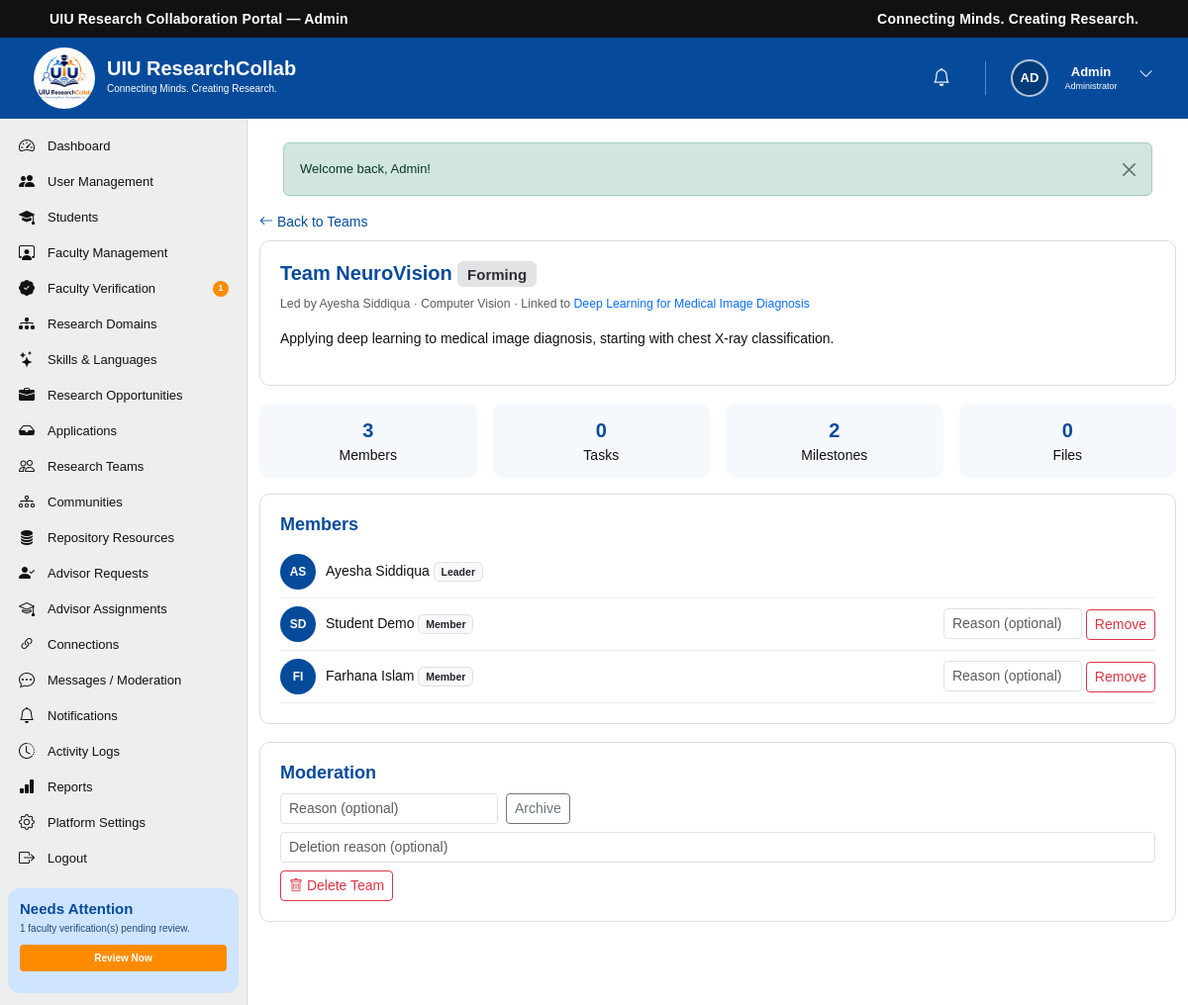
Screenshot of /admin/team-details.php?id=1 (signed in) with the database file from the repository.
### tables this page shows
CREATE TABLE `users` (
  `id` int(10) UNSIGNED NOT NULL,
  `name` varchar(100) NOT NULL,
  `email` varchar(150) NOT NULL,
  `password` varchar(255) NOT NULL,
  `role` enum('student','faculty','admin') NOT NULL DEFAULT 'student',
  `status` enum('active','inactive','suspended') NOT NULL DEFAULT 'active',
  `email_verified_at` datetime DEFAULT NULL,
  `last_login_at` datetime DEFAULT NULL,
  `created_at` timestamp NOT NULL DEFAULT current_timestamp(),
  `updated_at` timestamp NOT NULL DEFAULT current_timestamp() ON UPDATE current_timestamp()
);

CREATE TABLE `research_teams` (
  `id` int(10) UNSIGNED NOT NULL,
  `name` varchar(200) NOT NULL,
  `description` text DEFAULT NULL,
  `created_by` int(10) UNSIGNED NOT NULL,
  `opportunity_id` int(10) UNSIGNED DEFAULT NULL,
  `research_domain_id` int(10) UNSIGNED DEFAULT NULL,
  `team_size_limit` int(10) UNSIGNED DEFAULT 6,
  `status` enum('Forming','Active','Completed','Archived') DEFAULT 'Forming',
  `created_at` timestamp NOT NULL DEFAULT current_timestamp(),
  `updated_at` timestamp NOT NULL DEFAULT current_timestamp() ON UPDATE current_timestamp()
);

CREATE TABLE `research_domains` (
  `id` int(10) UNSIGNED NOT NULL,
  `name` varchar(150) NOT NULL,
  `description` text DEFAULT NULL,
  `icon` varchar(100) DEFAULT NULL,
  `created_at` timestamp NOT NULL DEFAULT current_timestamp(),
  `updated_at` timestamp NOT NULL DEFAULT current_timestamp() ON UPDATE current_timestamp()
);

CREATE TABLE `research_opportunities` (
  `id` int(10) UNSIGNED NOT NULL,
  `created_by` int(10) UNSIGNED NOT NULL,
  `title` varchar(250) NOT NULL,
  `description` text DEFAULT NULL,
  `problem_statement` text DEFAULT NULL,
  `requirements` text DEFAULT NULL,
  `project_type` varchar(100) DEFAULT NULL,
  `team_size_min` int(10) UNSIGNED DEFAULT 2,
  `team_size_max` int(10) UNSIGNED DEFAULT 6,
  `deadline` date DEFAULT NULL,
  `status` enum('Open','Closed','Draft','Completed') DEFAULT 'Open',
  `visibility` enum('Public','Community','Private') DEFAULT 'Public',
  `created_at` timestamp NOT NULL DEFAULT current_timestamp(),
  `updated_at` timestamp NOT NULL DEFAULT current_timestamp() ON UPDATE current_timestamp()
);

CREATE TABLE `team_members` (
  `id` int(10) UNSIGNED NOT NULL,
  `team_id` int(10) UNSIGNED NOT NULL,
  `user_id` int(10) UNSIGNED NOT NULL,
  `role` enum('Leader','Member') DEFAULT 'Member',
  `joined_at` timestamp NOT NULL DEFAULT current_timestamp(),
  `status` enum('Active','Left','Removed') DEFAULT 'Active'
);

### includes/functions.php (called while the page is built, shortened)
<?php
function e(?string $value): string
{
    return htmlspecialchars((string)$value, ENT_QUOTES, 'UTF-8');
}
function base_url(): string
{
    static $base = null;
    if ($base === null) {
        $root    = str_replace('\\', '/', rtrim(dirname(__DIR__), '/\\'));
        $docRoot = str_replace('\\', '/', rtrim($_SERVER['DOCUMENT_ROOT'] ?? '', '/\\'));
        $base    = ($docRoot !== '' && strpos($root, $docRoot) === 0) ? substr($root, strlen($docRoot)) : '';
    }
    return $base;
}
function url(string $path): string
{
    return base_url() . $path;
}
function initials(string $name): string
{
    $parts = array_filter(preg_split('/\s+/', trim($name)));
    $parts = array_values($parts);
    $first = mb_substr($parts[0], 0, 1);
    $last  = count($parts) > 1 ? mb_substr(end($parts), 0, 1) : '';
    return mb_strtoupper($first . $last);
}

### includes/auth.php (called while the page is built, shortened)
<?php
function current_user_id(): ?int
{
    return isset($_SESSION['user_id']) ? (int)$_SESSION['user_id'] : null;
}
function is_logged_in(): bool
{
    return isset($_SESSION['user_id']);
}
function current_user(): ?array
{
    static $cache = null;
    if ($cache === null) {
        $stmt = db()->prepare('SELECT * FROM users WHERE id = ? LIMIT 1');
        $stmt->execute([current_user_id()]);
        $cache = $stmt->fetch() ?: null;
    }
    return $cache;
}

### config/database.php (called while the page is built, shortened)
<?php
function db(): PDO
{
    static $pdo = null;
    if ($pdo === null) {
        $dsn = 'mysql:host=' . DB_HOST . ';dbname=' . DB_NAME . ';charset=' . DB_CHARSET;
        try {
            $pdo = new PDO($dsn, DB_USER, DB_PASS, [
                PDO::ATTR_ERRMODE            => PDO::ERRMODE_EXCEPTION,
                PDO::ATTR_DEFAULT_FETCH_MODE => PDO::FETCH_ASSOC,
                PDO::ATTR_EMULATE_PREPARES   => false,
            ]);
        } catch (PDOException $e) {
            error_log('Database connection failed: ' . $e->getMessage());
            http_response_code(500);
            die('Service temporarily unavailable. Please try again later.');
        }
    }
    return $pdo;
}

### includes/admin_guard.php (called while the page is built, shortened)
<?php
$currentUser = current_user();

### admin/team-details.php (the view, shortened to what this page needs)
<?php
require_once __DIR__ . '/../includes/admin_guard.php';
$pdo     = db();
$teamId  = validate_id($_GET['id'] ?? null);
$stmt = $pdo->prepare('SELECT rt.*, u.name AS creator_name, d.name AS domain_name FROM research_teams rt JOIN users u ON u.id = rt.created_by LEFT JOIN research_domains d ON d.id = rt.research_domain_id WHERE rt.id = ?');
$stmt->execute([$teamId]);
$team = $stmt->fetch();
$members = $pdo->prepare("SELECT tm.*, u.id AS user_id, u.name FROM team_members tm JOIN users u ON u.id = tm.user_id WHERE tm.team_id = ? AND tm.status='Active' ORDER BY FIELD(tm.role,'Leader','Member')");
$members->execute([$teamId]);
$members = $members->fetchAll();
$stmt2 = $pdo->prepare('SELECT COUNT(*) FROM team_tasks WHERE team_id = ?'); $stmt2->execute([$teamId]); $taskCount = (int)$stmt2->fetchColumn();
$stmt2 = $pdo->prepare('SELECT COUNT(*) FROM team_milestones WHERE team_id = ?'); $stmt2->execute([$teamId]); $milestoneCount = (int)$stmt2->fetchColumn();
$stmt2 = $pdo->prepare('SELECT COUNT(*) FROM team_files WHERE team_id = ?'); $stmt2->execute([$teamId]); $fileCount = (int)$stmt2->fetchColumn();
$oppLink = null;
if ($team['opportunity_id']) {
    $oppStmt = $pdo->prepare('SELECT id, title FROM research_opportunities WHERE id = ?');
    $oppStmt->execute([$team['opportunity_id']]);
    $oppLink = $oppStmt->fetch();
}
?>
<!DOCTYPE html>
<html lang="en">
<head>
    <link href="https://cdn.jsdelivr.net/npm/bootstrap@5.3.3/dist/css/bootstrap.min.css" rel="stylesheet">
    <link rel="stylesheet" href="https://cdn.jsdelivr.net/npm/bootstrap-icons@1.11.3/font/bootstrap-icons.min.css">
    <link rel="stylesheet" href="../CSS/dashboard.css">
</head>
<body>
<?php require __DIR__ . '/../includes/admin_header.php'; ?>
<?php require __DIR__ . '/../includes/admin_sidebar.php'; ?>
    <main class="dashboard-main">
        <a href="<?= e(url('/admin/teams.php')) ?>" class="d-inline-block mb-2" style="color:var(--uiu-blue);"><i class="bi bi-arrow-left"></i> Back to Teams</a>
        <div class="detail-card">
            <h1 style="font-size:20px;color:var(--uiu-blue);font-weight:700;"><?= e($team['name']) ?> <span class="badge bg-secondary-subtle text-secondary-emphasis"><?= e($team['status']) ?></span></h1>
            <p class="text-muted small">Led by <?= e($team['creator_name']) ?> &middot; <?= e($team['domain_name'] ?: 'No domain') ?><?php if ($oppLink): ?> &middot; Linked to <a href="<?= e(url('/admin/opportunity-details.php?id=' . $oppLink['id'])) ?>"><?= e($oppLink['title']) ?></a><?php endif; ?></p>
            <p><?= nl2br(e($team['description'] ?: 'No description.')) ?></p>
        </div>
        <div class="row g-3 mb-3">
            <div class="col-6 col-md-3"><div class="mini-stat"><strong><?= count($members) ?></strong>Members</div></div>
            <div class="col-6 col-md-3"><div class="mini-stat"><strong><?= $taskCount ?></strong>Tasks</div></div>
            <div class="col-6 col-md-3"><div class="mini-stat"><strong><?= $milestoneCount ?></strong>Milestones</div></div>
            <div class="col-6 col-md-3"><div class="mini-stat"><strong><?= $fileCount ?></strong>Files</div></div>
        </div>
        <div class="detail-card">
            <h2>Members</h2>
            <?php foreach ($members as $m): ?>
                <div class="member-row">
                    <span class="avatar-sm"><?= e(initials($m['name'])) ?></span>
                    <div class="flex-grow-1"><?= e($m['name']) ?> <span class="badge bg-light text-dark border"><?= e($m['role']) ?></span></div>
                    <?php if ($m['role'] !== 'Leader'): ?>
                    <form method="post" onsubmit="return confirm('Remove this member from the team?');">
                        <input type="text" name="reason" class="form-control form-control-sm d-inline-block" style="width:140px;" placeholder="Reason (optional)">
                        <button class="btn btn-sm btn-outline-danger">Remove</button>
                    </form>
                    <?php endif; ?>
                </div>
            <?php endforeach; ?>
        </div>
        <div class="detail-card">
            <h2>Moderation</h2>
            <form method="post" action="<?= e(url('/admin/teams.php')) ?>" class="d-flex flex-wrap gap-2 align-items-center mb-2">
                <input type="text" name="reason" class="form-control form-control-sm" style="max-width:220px;" placeholder="Reason (optional)">
                <?php if ($team['status'] !== 'Archived'): ?><button name="action" value="archive" class="btn btn-sm btn-outline-secondary">Archive</button><?php else: ?><button name="action" value="restore" class="btn btn-sm btn-outline-success">Restore</button><?php endif; ?>
            </form>
            <form method="post" action="<?= e(url('/admin/teams.php')) ?>" onsubmit="return confirm('Delete this team permanently? This cannot be undone.');">
                <input type="text" name="reason" class="form-control form-control-sm mb-2" placeholder="Deletion reason (optional)">
                <button class="btn btn-sm btn-outline-danger"><i class="bi bi-trash"></i> Delete Team</button>
            </form>
        </div>
    </main>
<?php require __DIR__ . '/../includes/footer.php'; ?>
</body>
</html>

### includes/admin_header.php (shortened to what this page needs)
<div class="top-bar">
    <div class="container-fluid">
        <div class="row align-items-center">
            <div class="col-6">
                <div class="portal-title">UIU Research Collaboration Portal — Admin</div>
            </div>
            <div class="col-6 text-end">
                <div class="portal-tagline">Connecting Minds. Creating Research.</div>
            </div>
        </div>
    </div>
</div>
<header class="dashboard-header">
    <div class="dashboard-header-left">
        <a href="<?= e(url('/admin/dashboard.php')) ?>" class="dashboard-logo-link">
            <img src="<?= e(url('/IMAGES/logo.jpg')) ?>" alt="UIU ResearchCollab Logo" class="dashboard-logo">
        </a>
        <div class="dashboard-brand">
            <h1>UIU ResearchCollab</h1>
            <p>Connecting Minds. Creating Research.</p>
        </div>
    </div>
    <div class="dashboard-header-right">
        <div class="header-icon notification-icon">
            <a href="<?= e(url('/admin/notifications.php')) ?>" aria-label="Notifications">
                <i class="bi bi-bell"></i>
            </a>
        </div>
        <div class="dropdown dashboard-user-dropdown">
            <button class="dashboard-user btn p-0 border-0 bg-transparent" type="button" data-bs-toggle="dropdown" aria-expanded="false" aria-label="User menu">
                <span class="user-avatar avatar-initials"><?= e(initials($currentUser['name'])) ?></span>
                <div class="user-information">
                    <h3 class="user-first-name"><?= e(explode(' ', trim($currentUser['name']))[0] ?? $currentUser['name']) ?></h3>
                    <p>Administrator</p>
                </div>
                <span class="user-dropdown-button"><i class="bi bi-chevron-down"></i></span>
            </button>
        </div>
    </div>
</header>
<div class="dashboard-wrapper">

### CSS/dashboard.css (style rules this page uses)
:root { --uiu-blue: #064b9b; --uiu-dark-blue: #003b7a; --uiu-light-blue: #e5f0ff; --uiu-orange: #ff8c00; --uiu-green: #13a538; --uiu-purple: #7b3fc6; --uiu-teal: #00a99d; --text-dark: #111111; --text-medium: #444444; --text-light: #666666; --background: #f5f5f5; --card-background: #ffffff; --border-color: #dddddd; }
* { margin: 0; padding: 0; box-sizing: border-box; }
html { scroll-behavior: smooth; }
body { font-family: Arial, Helvetica, sans-serif; background-color: var(--background); color: var(--text-dark); font-size: 14px; overflow-x: hidden; }
a { text-decoration: none; }
button, input { font-family: inherit; }
img { max-width: 100%; display: block; }
.top-bar { width: 100%; min-height: 38px; background-color: #111111; color: #ffffff; display: flex; align-items: center; }
.top-bar .container-fluid { padding-left: 50px; padding-right: 50px; }
.portal-title { font-size: 14px; font-weight: 700; letter-spacing: 0.2px; line-height: 1.2; }
.portal-tagline { font-size: 14px; font-weight: 600; letter-spacing: 0.2px; line-height: 1.2; }
.dashboard-header { width: 100%; height: 82px; background-color: var(--uiu-blue); display: flex; align-items: center; justify-content: space-between; padding: 30px 30px; color: #ffffff; }
.dashboard-header-left { display: flex; align-items: center; height: 100%; flex-shrink: 0; }
.dashboard-logo-link { display: flex; align-items: center; justify-content: center; width: 70px; height: 70px; }
.dashboard-logo { width: 62px; height: 62px; object-fit: contain; border-radius: 50%; }
.dashboard-brand { margin-left: 8px; line-height: 1; }
.dashboard-brand h1 { margin: 0; color: #ffffff; font-size: 20px; font-weight: 700; line-height: 20px; }
.dashboard-brand p { margin: 1px 0 0; color: #ffffff; font-size: 10px; line-height: 20px; }
.dashboard-header-right { height: 100%; display: flex; align-items: center; justify-content: flex-end; gap: 15px; }
.header-icon { width: 38px; height: 42px; display: flex; align-items: center; justify-content: center; position: relative; }
.dashboard-user { height: 100%; display: flex; align-items: center; gap: 8px; }
.user-avatar { width: 38px; height: 38px; border-radius: 50%; object-fit: cover; border: 2px solid rgba(255, 255, 255, 0.7); }
.user-information { min-width: 70px; }
.user-information h3 { margin: 0; color: #ffffff; font-size: 13px; font-weight: 700; line-height: 16px; }
.user-information p { margin: 0; color: #ffffff; font-size: 9px; line-height: 12px; }
.user-dropdown-button { width: 25px; height: 30px; border: none; background: transparent; color: #ffffff; font-size: 15px; cursor: pointer; }
.dashboard-wrapper { width: 100%; min-height: calc(100vh - 102px); display: flex; align-items: stretch; }
.dashboard-main { flex: 1; min-width: 0; background-color: #ffffff; padding: 10px 12px 20px; }
.avatar-initials { display: flex; align-items: center; justify-content: center; background-color: var(--uiu-dark-blue); color: #ffffff; font-size: 13px; font-weight: 700; }
.header-icon a { width: 35px; height: 35px; border: none; background: transparent; color: #ffffff; font-size: 18px; cursor: pointer; display: flex; align-items: center; justify-content: center; position: relative; }
.dashboard-user-dropdown { height: 100%; display: flex; align-items: center; }

### admin/team-details.php (style rules this page uses)
.detail-card { background-color:var(--card-background);border:1px solid var(--border-color);border-radius:10px;padding:20px;margin-bottom:18px }
.detail-card h2 { color:var(--uiu-blue);font-size:18px;font-weight:700;margin-bottom:10px }
.member-row { display:flex;align-items:center;gap:10px;padding:8px 0;border-bottom:1px solid var(--border-light,#eee) }
.avatar-sm { width:36px;height:36px;border-radius:50%;display:inline-flex;align-items:center;justify-content:center;background:var(--uiu-blue);color:#fff;font-size:12px;font-weight:700;flex-shrink:0 }
.mini-stat { background:#f5f8fc;border-radius:10px;padding:12px;text-align:center }
.mini-stat strong { display:block;font-size:20px;color:var(--uiu-blue) }

### rows the page displays
users: name "AD", name "Admin"
research_teams: name "Team NeuroVision", status "Forming", created_by.name "Ayesha Siddiqua", research_domain.name "Computer Vision", description "Applying deep learning to medical image diagnosis, starting with chest X-ray classification."
research_opportunities: title "Deep Learning for Medical Image Diagnosis"
team_members: user.name "AS", user.name "Ayesha Siddiqua", role "Leader"
team_members: user.name "SD", user.name "Student Demo", role "Member"
team_members: user.name "FI", user.name "Farhana Islam", role "Member"

### other values shown
$label "Dashboard"
$label "User Management"
$label "Students"
$label "Faculty Management"
$label "Faculty Verification"
$pendingVerificationCount "1"
$label "Research Domains"
$label "Skills & Languages"
$label "Research Opportunities"
$label "Applications"
$label "Research Teams"
$label "Communities"
$label "Repository Resources"
$label "Advisor Requests"
$label "Advisor Assignments"
